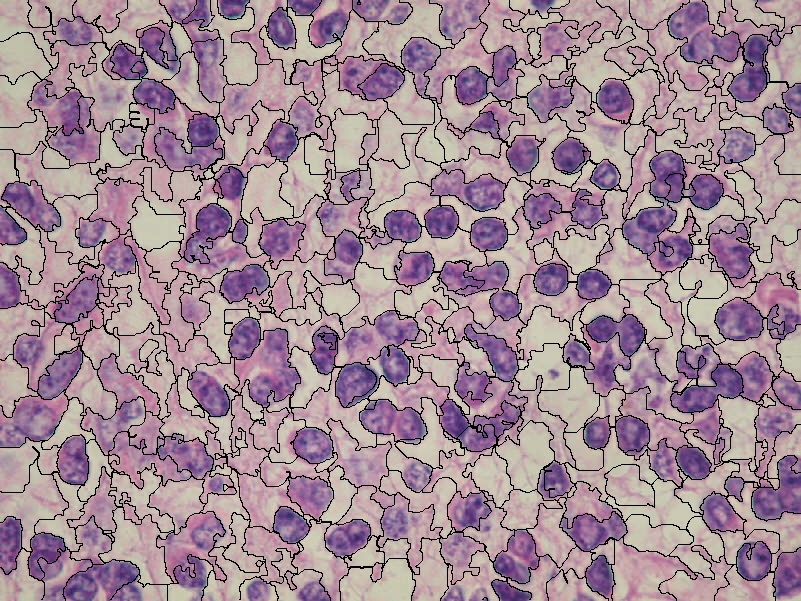
#> input picture cells-seeds-400.jpg, 801 x 601 px
$ python opencv-seeds.py cells-seeds-400.jpg 3
#> lines starting #> are read from the running program, lines starting #| are printed output that depends on the picture
import numpy as np
import cv2
import sys

NBR_ITERATIONS = 10
WAITING  = "-\\|//"

if __name__ == '__main__':

	if len(sys.argv) < 3:
		print("[!] %s <file path> <number of clusters>" % sys.argv[0])
		print("example: %s dog.png 400" % sys.argv[0])
		sys.exit(1)

	filePath = sys.argv[1]
	nbr_superpixels = int(sys.argv[2])

	seeds = None
	display_mode = 0
	prior = 2
	nbr_levels = 4
	nbr_histogram_bins = 5

	img = cv2.imread(filePath, 1)
#> img is the input picture: shape (601, 801, 3); mean B, G, R 148.8, 137, 161.2

	converted_img = cv2.cvtColor(img, cv2.COLOR_BGR2HSV)
#> converted_img: shape (601, 801, 3); mean H, S, V 97.5, 68.8, 164.3
	height, width, channels = converted_img.shape
#> height = 601; width = 801; channels = 3
	nbr_superpixels = 400

	seeds = cv2.ximgproc.createSuperpixelSEEDS(width, height, channels, nbr_superpixels, nbr_levels, prior, nbr_histogram_bins)
	color_img = np.zeros((height, width, 3), np.uint8)
	color_img[:] = (0, 0, 255)

	for n in range(NBR_ITERATIONS):
		print("\r[%s] iteration %d (%d %%)..." % (WAITING[n % 4], n, (100*n/NBR_ITERATIONS))),
		sys.stdout.flush()
		seeds.iterate(converted_img, NBR_ITERATIONS)
	print("done!")

	mask = seeds.getLabelContourMask(False)
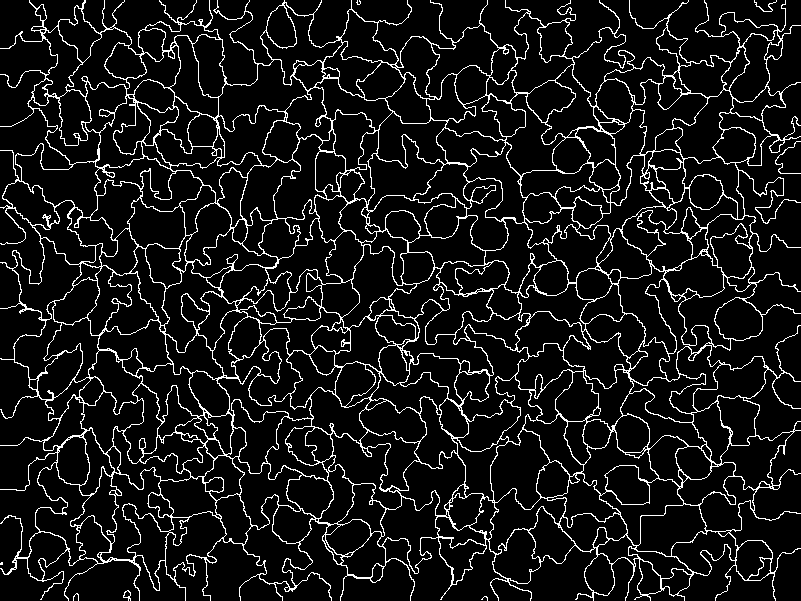
#> mask: shape (601, 801); 9.1% white in thin lines or dots

	# stitch foreground & background together
	mask_inv = cv2.bitwise_not(mask)
#> mask_inv: shape (601, 801); 90.9% white; black in thin lines or dots
	result_bg = cv2.bitwise_and(img, img, mask=mask_inv)
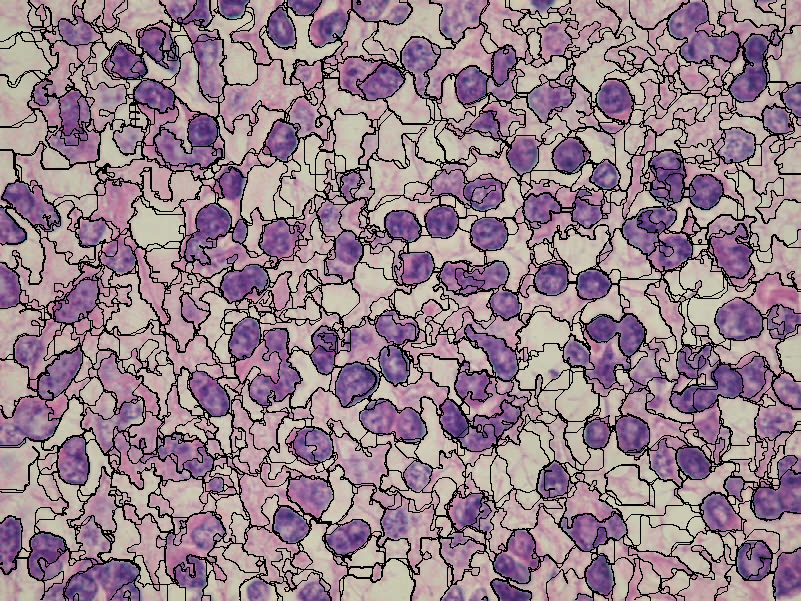
#> result_bg: shape (601, 801, 3); mean B, G, R 138.2, 127.2, 149.5
	result_fg = cv2.bitwise_and(color_img, color_img, mask=mask)
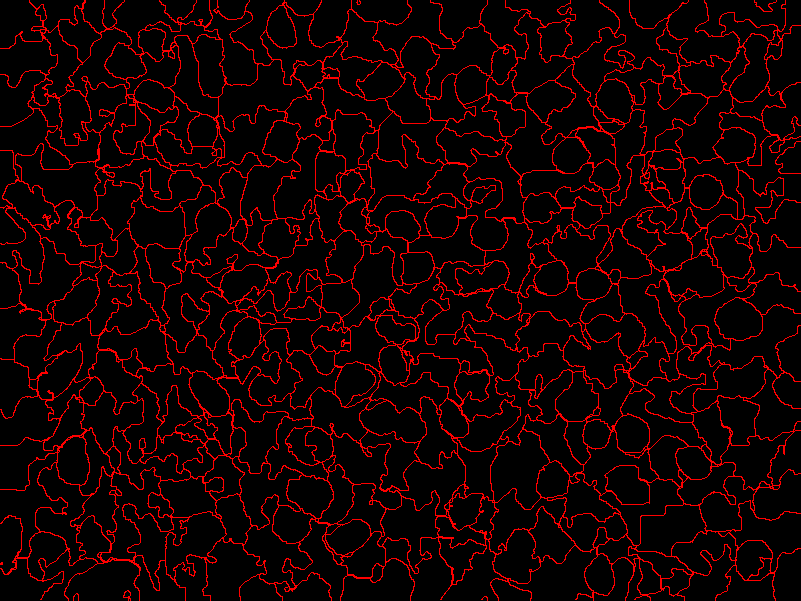
#> result_fg: shape (601, 801, 3); mean of channels 0, 1, 2 0, 0, 23.3; drawn as B, G, R
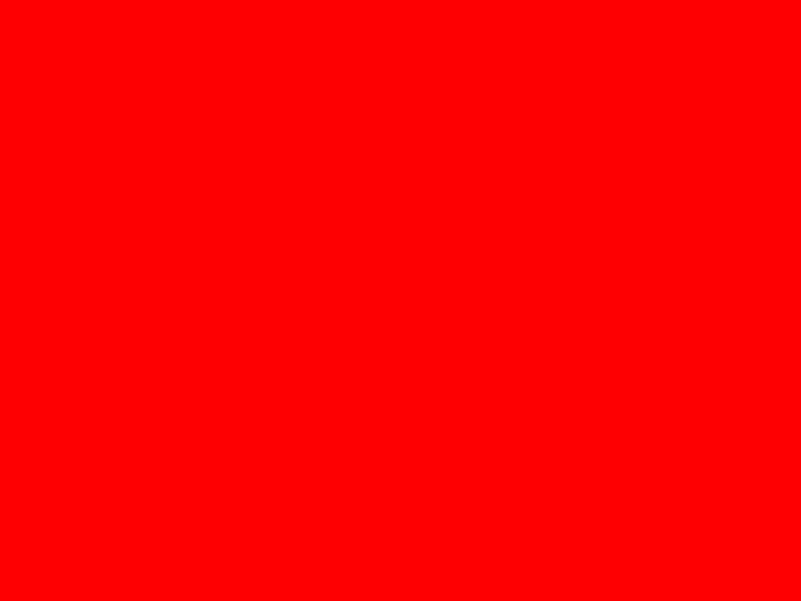
#> color_img: shape (601, 801, 3); mean of channels 0, 1, 2 0, 0, 255; drawn as B, G, R

	result = cv2.add(result_bg, result_fg)
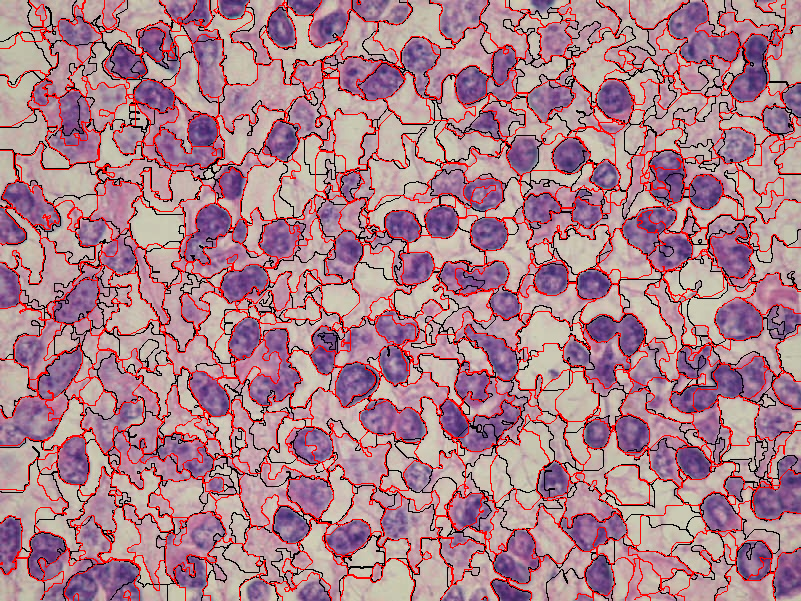
#> result: shape (601, 801, 3); mean B, G, R 138.2, 127.2, 172.8

	pointIndex = filePath.rfind('.')
	filePath = filePath[:pointIndex] + "-seeds-" + str(nbr_superpixels) + filePath[pointIndex:]
	print("[-] saving result in file %s" % filePath)
	cv2.imwrite(filePath, result)

$ run again, on obama-seeds-400.jpg
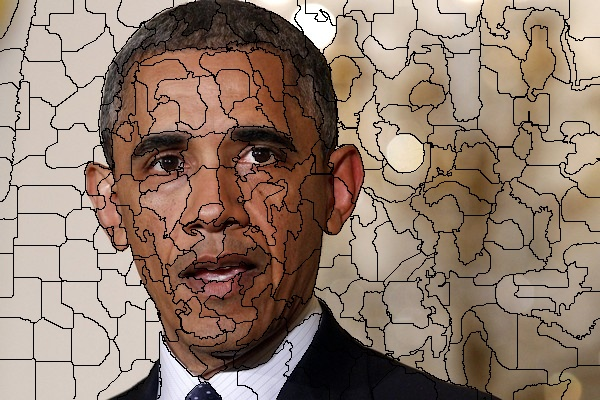
#> input picture obama-seeds-400.jpg, 600 x 400 px
#> img is the input picture: shape (400, 600, 3); mean B, G, R 109.4, 123.9, 145.2
#> converted_img: shape (400, 600, 3); mean H, S, V 19.4, 90.6, 145.6
#> `mask = seeds.getLabelContourMask(False)`:
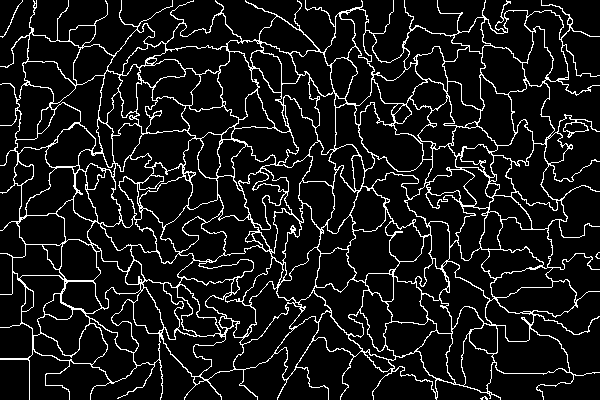
#> mask: shape (400, 600); 9.6% white in thin lines or dots
#> mask_inv: shape (400, 600); 90.4% white; black in thin lines or dots
#> `result = cv2.add(result_bg, result_fg)`:
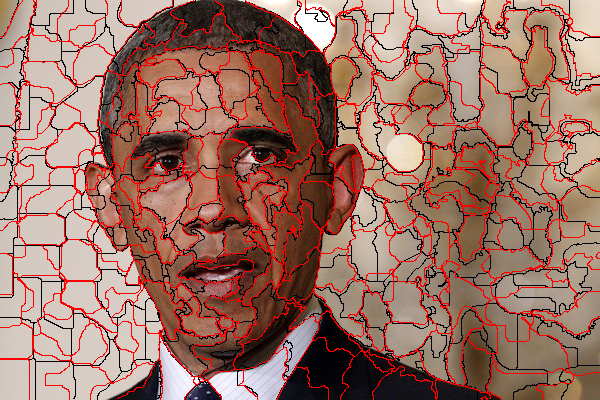
#> result: shape (400, 600, 3); mean B, G, R 100.2, 113.3, 156.9
